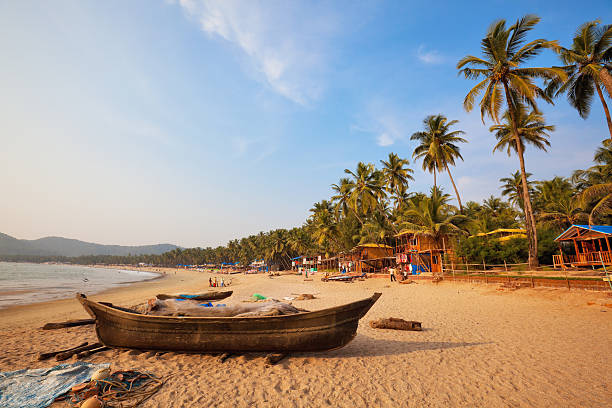
#> input picture OpenCV/Techniques of Image processing/Image arithmetics and bitwise operations/image1.jpg, 612 x 408 px, found by its file name
$ python grayscale_histogram.py
#> lines starting #> are read from the running program, lines starting #| are printed output that depends on the picture
# -*- coding: utf-8 -*-
"""
Created on Mon Nov  2 08:15:10 2020

@author: elton
"""


from __future__ import print_function
import cv2
import matplotlib.pyplot as plt
import numpy as np

image1_path=(r'C:/Users/elton/Documents/Computer Vision/Building computer vision applications using ANN/Techniques of image processing/Image arithmetics and bitwise operations/image1.jpg')
image1=cv2.imread(image1_path)
#> image1 is the input picture: shape (408, 612, 3); mean B, G, R 141.3, 149.9, 160.5
image1=cv2.cvtColor(image1, cv2.COLOR_BGR2RGB)
image1=cv2.cvtColor(image1, cv2.COLOR_RGB2GRAY)
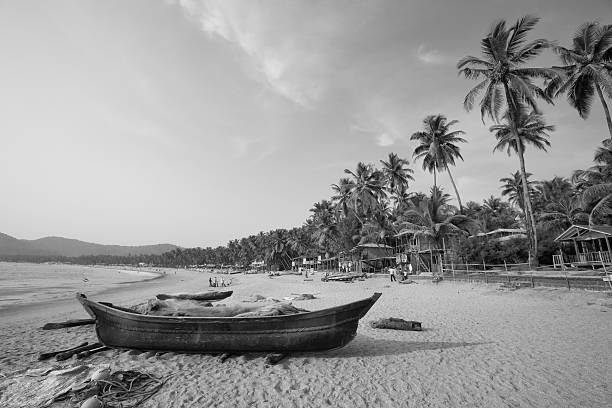
#> image1: shape (408, 612); min 0, max 253, mean 152.1
plt.imshow(image1, cmap='gray')

#calculate histogram
hist=cv2.calcHist([image1], [0], None, [256], [0, 255])
#> hist = 256 values, max 4687 at index 221, min 0 at index 254, mean 975.4

#plot histogram graph
plt.figure()
plt.title('Grayscale histogram')
plt.xlabel('bins')
plt.ylabel('number of pixels')
plt.plot(hist)
plt.show()
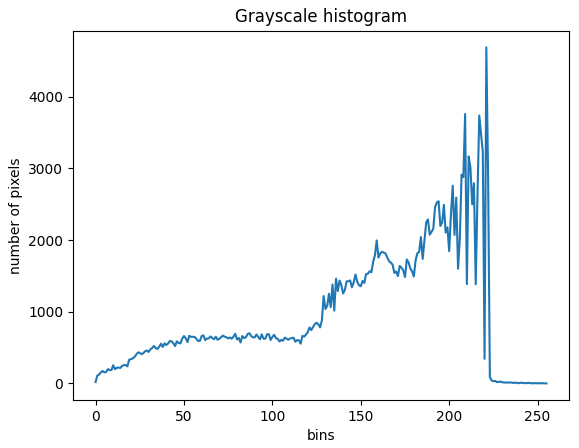
#> figure drawn by matplotlib, 1 panel; curve peaks at x = 221, y = 4687

#exercise
image2=cv2.imread(r'C:/Users/elton/Documents/Computer Vision/Building computer vision applications using ANN/Techniques of image processing/Image arithmetics and bitwise operations/image2.jpg')
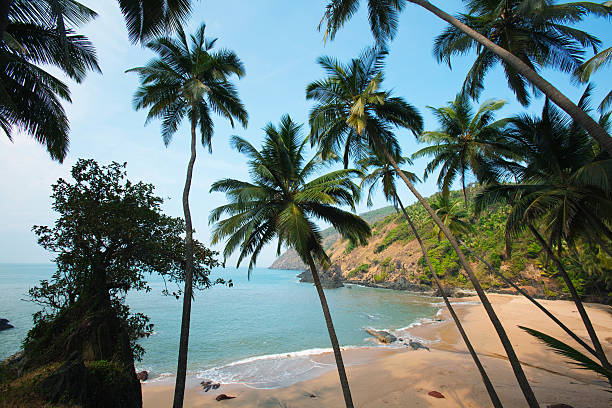
#> input picture OpenCV/Techniques of Image processing/Image arithmetics and bitwise operations/image2.jpg, 612 x 408 px, found by its file name
#> image2 is the input picture: shape (408, 612, 3); mean B, G, R 122.5, 124.5, 106.9
image2=cv2.cvtColor(image2, cv2.COLOR_BGR2RGB)
image2=cv2.cvtColor(image2, cv2.COLOR_RGB2GRAY)
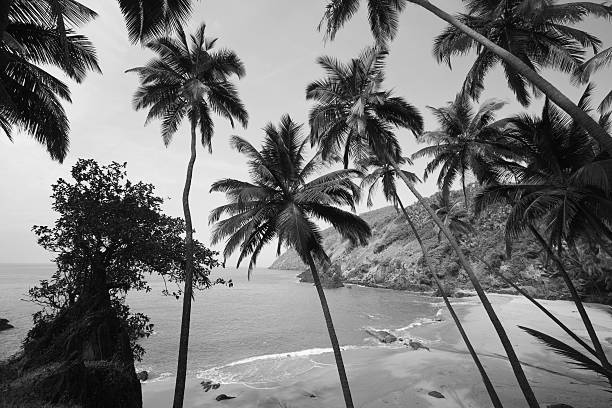
#> image2: shape (408, 612); min 0, max 255, mean 119
plt.imshow(image2, cmap='gray')

hist=cv2.calcHist([image2], [0], None, [32], [0, 255])
#> hist = 32 values, max 14984 at index 2, min 906 at index 31, mean 7802.8

plt.figure()
plt.title('Grayscale histogram')
plt.xlabel('bins')
plt.ylabel('number of pixels')
plt.plot(hist)
plt.show()
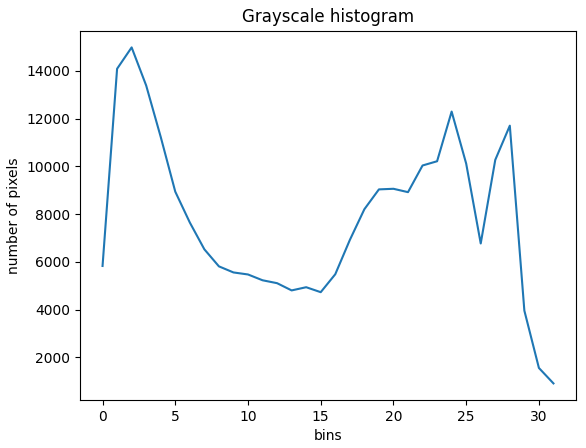
#> figure drawn by matplotlib, 1 panel; curve peaks at x = 2, y = 14984
